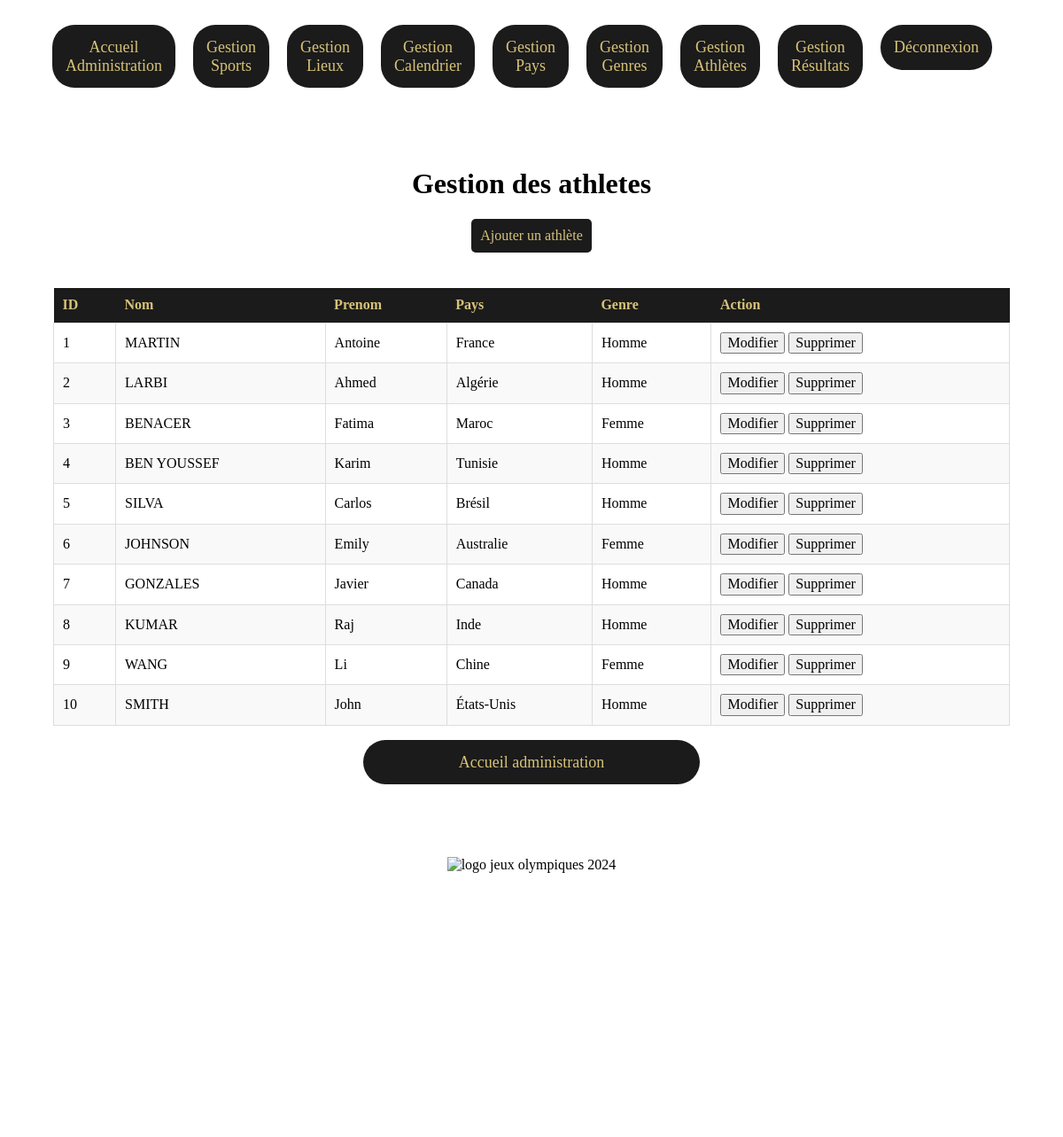
/pages/admin/admin-athletes/manage-athletes.php (signed in), run on the app's committed database.
### tables this page shows
CREATE TABLE ATHLETE (
  PRIMARY KEY (id_athlete),
  id_athlete     INT(4) NOT NULL AUTO_INCREMENT,
  nom_athlete    VARCHAR(255),
  prenom_athlete VARCHAR(255),
  id_pays        INT(4) NOT NULL,
  id_genre       INT(4) NOT NULL
);

CREATE TABLE PAYS (
  PRIMARY KEY (id_pays),
  id_pays  INT(4) NOT NULL AUTO_INCREMENT,
  nom_pays VARCHAR(255)
);

CREATE TABLE GENRE (
  PRIMARY KEY (id_genre),
  id_genre  INT(4) NOT NULL AUTO_INCREMENT,
  nom_genre VARCHAR(255)
);

### pages/admin/admin-athletes/manage-athletes.php (the view, shortened to what this page needs)
<!DOCTYPE html>
<html lang="fr">
<head>
    <link rel="stylesheet" href="../../../css/normalize.css">
    <link rel="stylesheet" href="../../../css/styles-computer.css">
    <link rel="stylesheet" href="../../../css/styles-responsive.css">
</head>
<body>
    <header>
        <nav>
            <ul class="menu">
                <li><a href="../admin.php">Accueil Administration</a></li>
                <li><a href="../admin-sports/manage-sports.php">Gestion Sports</a></li>
                <li><a href="../admin-places/manage-places.php">Gestion Lieux</a></li>
                <li><a href="../admin-events/manage-events.php">Gestion Calendrier</a></li>
                <li><a href="../admin-countries/manage-countries.php">Gestion Pays</a></li>
                <li><a href="../admin-gender/manage-genders.php">Gestion Genres</a></li>
                <li><a href="./manage-athletes.php">Gestion Athlètes</a></li>
                <li><a href="../admin-results/manage-results.php">Gestion Résultats</a></li>
                <li><a href="../../logout.php">Déconnexion</a></li>
            </ul>
        </nav>
    </header>
    <main>
        <h1>Gestion des athletes</h1>
        <div class="action-buttons">
            <button onclick="openAddAthleteForm()">Ajouter un athlète</button>
        </div>
        <?php
        require_once("../../../database/database.php");
        try {
            $query = "SELECT * FROM ATHLETE INNER JOIN PAYS
            ON ATHLETE.id_pays = PAYS.id_pays INNER JOIN GENRE
            ON ATHLETE.id_genre = GENRE.id_genre ORDER BY id_athlete";
            $statement = $connexion->prepare($query);
            $statement->execute();
            if ($statement->rowCount() > 0) {
                echo "<table>";
                echo "<tr>";
                echo "<th class='color'>ID</th>";
                echo "<th class='color'>Nom</th>";
                echo "<th class='color'>Prenom</th>";
                echo "<th class='color'>Pays</th>";
                echo "<th class='color'>Genre</th>";
                echo "<th class='color'>Action</th>";
                echo "</tr>";
                while ($row = $statement->fetch(PDO::FETCH_ASSOC)) {
                    echo "<tr>";
                    echo "<td>" . htmlspecialchars($row['id_athlete']) . "</td>";
                    echo "<td>" . htmlspecialchars($row['nom_athlete']) . "</td>";
                    echo "<td>" . htmlspecialchars($row['prenom_athlete']) . "</td>";
                    echo "<td>" . htmlspecialchars($row['nom_pays']) . "</td>";
                    echo "<td>" . htmlspecialchars($row['nom_genre']) . "</td>";
                    echo "<td> <button onclick='openModifyAthleteForm({$row['id_athlete']})'>Modifier</button> <button onclick='deleteAthleteConfirmation({$row['id_athlete']})'>Supprimer</button></td>";
                    echo "</tr>";
                }
                echo "</table>";
            } else {
                echo "<p>Aucun athlète trouvé.</p>";
            }
        } catch (PDOException $e) {
            echo "Erreur : " . $e->getMessage();
        }
        ?>
        <p class="paragraph-link">
            <a class="link-home" href="../admin.php">Accueil administration</a>
        </p>
    </main>
    <footer>
        <figure>
            <img src="../../../img/logo-jo-2024.png" alt="logo jeux olympiques 2024">
        </figure>
    </footer>
</body>
</html>

### css/styles-computer.css (style rules this page uses)
header { display: flex; justify-content: right; align-items: right; width: 90%; margin: 10px auto; }
.link-home { display: flex; width: 350px; justify-content: center; align-items: center; text-decoration: none; border-radius: 25px; background-color: #1b1b1b; font-size: 18px; color: #d7c378; padding: 15px; transition: color 0.3s ease, background-color 0.3s ease; }
table { width: 100%; border-collapse: collapse; margin-top: 20px; }
th { background-color: #1b1b1b; color: #d7c378; padding: 10px; text-align: left; }
td { border: 1px solid #ddd; padding: 10px; }
tr:nth-child(odd) { background-color: #f9f9f9; }
main { display: flex; flex-direction: column; align-items: center; }
figure { display: flex; height: auto; }
img { width: 100%; height: auto; }
@media screen and (min-width: 1025px) { main { width: 90%; margin: 50px auto; } }
@media screen and (min-width: 1025px) { nav ul { list-style: none; padding: 0; display: flex; font-size: 18px; } }
@media screen and (min-width: 1025px) { nav li { width: auto; margin-right: 20px; } }
@media screen and (min-width: 1025px) { nav a { display: block; text-decoration: none; color: #d7c378; background-color: #1b1b1b; padding: 15px; text-align: center; transition: color 0.3s ease, background-color 0.3s ease; border-radius: 25px; } }
@media screen and (min-width: 1025px) { footer { display: flex; margin: 50px auto; width: 90%; height: 40vh; justify-content: center; } }

### pages/admin/admin-athletes/manage-athletes.php (style rules this page uses)
.action-buttons { display: flex; justify-content: space-between; margin-bottom: 20px; }
.action-buttons button { background-color: #1b1b1b; color: #d7c378; padding: 10px; border: none; border-radius: 5px; cursor: pointer; transition: background-color 0.3s ease, color 0.3s ease; }

### data on the page
athlete: id_athlete "1", nom_athlete "MARTIN", prenom_athlete "Antoine", id_pays.nom_pays "France", id_genre.nom_genre "Homme"
athlete: id_athlete "2", nom_athlete "LARBI", prenom_athlete "Ahmed", id_pays.nom_pays "Algérie", id_genre.nom_genre "Homme"
athlete: id_athlete "3", nom_athlete "BENACER", prenom_athlete "Fatima", id_pays.nom_pays "Maroc", id_genre.nom_genre "Femme"
athlete: id_athlete "4", nom_athlete "BEN YOUSSEF", prenom_athlete "Karim", id_pays.nom_pays "Tunisie", id_genre.nom_genre "Homme"
athlete: id_athlete "5", nom_athlete "SILVA", prenom_athlete "Carlos", id_pays.nom_pays "Brésil", id_genre.nom_genre "Homme"
athlete: id_athlete "6", nom_athlete "JOHNSON", prenom_athlete "Emily", id_pays.nom_pays "Australie", id_genre.nom_genre "Femme"
athlete: id_athlete "7", nom_athlete "GONZALES", prenom_athlete "Javier", id_pays.nom_pays "Canada", id_genre.nom_genre "Homme"
athlete: id_athlete "8", nom_athlete "KUMAR", prenom_athlete "Raj", id_pays.nom_pays "Inde", id_genre.nom_genre "Homme"
athlete: id_athlete "9", nom_athlete "WANG", prenom_athlete "Li", id_pays.nom_pays "Chine", id_genre.nom_genre "Femme"
athlete: id_athlete "10", nom_athlete "SMITH", prenom_athlete "John", id_pays.nom_pays "États-Unis", id_genre.nom_genre "Homme"
